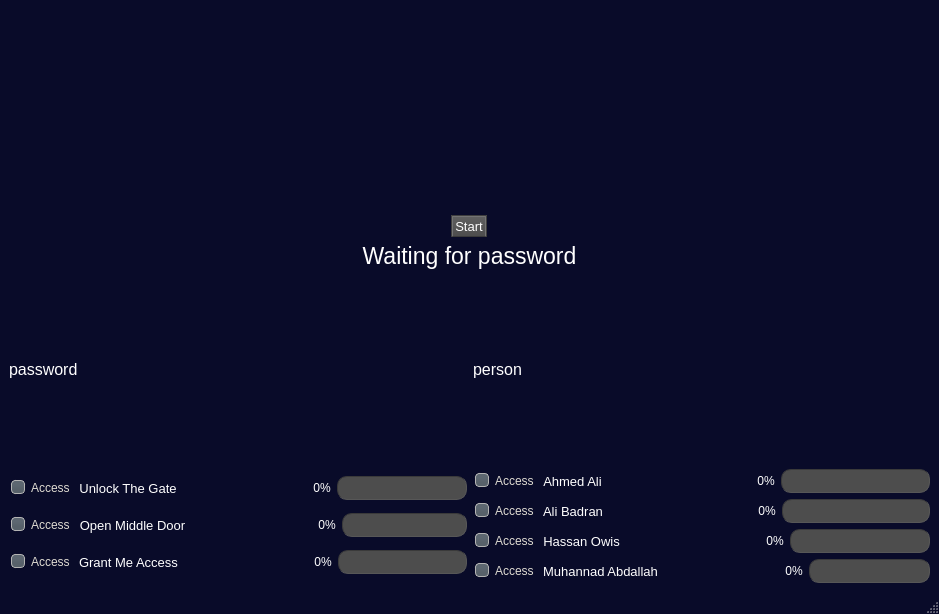
<?xml version="1.0" encoding="UTF-8"?>
<ui version="4.0">
 <class>MainWindow</class>
 <widget class="QMainWindow" name="MainWindow">
  <property name="geometry">
   <rect>
    <x>0</x>
    <y>0</y>
    <width>939</width>
    <height>614</height>
   </rect>
  </property>
  <property name="windowTitle">
   <string>MainWindow</string>
  </property>
  <property name="styleSheet">
   <string notr="true">QMainWindow {
	background-color:rgb(9, 11, 41);
}
QTextEdit {
	background-color:rgb(42, 42, 42);
	color: rgb(0, 255, 0);
}
QPushButton{
	border-style: outset;
	border-width: 2px;
	border-top-color: qlineargradient(spread:pad, x1:0.5, y1:0.6, x2:0.5, y2:0.4, stop:0 rgba(115, 115, 115, 255), stop:1 rgba(62, 62, 62, 255));
	border-right-color: qlineargradient(spread:pad, x1:0.4, y1:0.5, x2:0.6, y2:0.5, stop:0 rgba(115, 115, 115, 255), stop:1 rgba(62, 62, 62, 255));
	border-left-color: qlineargradient(spread:pad, x1:0.6, y1:0.5, x2:0.4, y2:0.5, stop:0 rgba(115, 115, 115, 255), stop:1 rgba(62, 62, 62, 255));
	border-bottom-color: rgb(58, 58, 58);
	border-bottom-width: 1px;
	border-style: solid;
	color: rgb(255, 255, 255);
	padding: 2px;
	background-color: qlineargradient(spread:pad, x1:0.5, y1:1, x2:0.5, y2:0, stop:0 rgba(77, 77, 77, 255), stop:1 rgba(97, 97, 97, 255));
}
QPushButton:hover{
	border-style: outset;
	border-width: 2px;
	border-top-color: qlineargradient(spread:pad, x1:0.5, y1:0.6, x2:0.5, y2:0.4, stop:0 rgba(180, 180, 180, 255), stop:1 rgba(110, 110, 110, 255));
	border-right-color: qlineargradient(spread:pad, x1:0.4, y1:0.5, x2:0.6, y2:0.5, stop:0 rgba(180, 180, 180, 255), stop:1 rgba(110, 110, 110, 255));
	border-left-color: qlineargradient(spread:pad, x1:0.6, y1:0.5, x2:0.4, y2:0.5, stop:0 rgba(180, 180, 180, 255), stop:1 rgba(110, 110, 110, 255));
	border-bottom-color: rgb(115, 115, 115);
	border-bottom-width: 1px;
	border-style: solid;
	color: rgb(255, 255, 255);
	padding: 2px;
	background-color: qlineargradient(spread:pad, x1:0.5, y1:1, x2:0.5, y2:0, stop:0 rgba(107, 107, 107, 255), stop:1 rgba(157, 157, 157, 255));
}
QPushButton:pressed{
	border-style: outset;
	border-width: 2px;
	border-top-color: qlineargradient(spread:pad, x1:0.5, y1:0.6, x2:0.5, y2:0.4, stop:0 rgba(62, 62, 62, 255), stop:1 rgba(22, 22, 22, 255));
	border-right-color: qlineargradient(spread:pad, x1:0.4, y1:0.5, x2:0.6, y2:0.5, stop:0 rgba(115, 115, 115, 255), stop:1 rgba(62, 62, 62, 255));
	border-left-color: qlineargradient(spread:pad, x1:0.6, y1:0.5, x2:0.4, y2:0.5, stop:0 rgba(115, 115, 115, 255), stop:1 rgba(62, 62, 62, 255));
	border-bottom-color: rgb(58, 58, 58);
	border-bottom-width: 1px;
	border-style: solid;
	color: rgb(255, 255, 255);
	padding: 2px;
	background-color: qlineargradient(spread:pad, x1:0.5, y1:1, x2:0.5, y2:0, stop:0 rgba(77, 77, 77, 255), stop:1 rgba(97, 97, 97, 255));
}
QPushButton:disabled{
	border-style: outset;
	border-width: 2px;
	border-top-color: qlineargradient(spread:pad, x1:0.5, y1:0.6, x2:0.5, y2:0.4, stop:0 rgba(115, 115, 115, 255), stop:1 rgba(62, 62, 62, 255));
	border-right-color: qlineargradient(spread:pad, x1:0.4, y1:0.5, x2:0.6, y2:0.5, stop:0 rgba(115, 115, 115, 255), stop:1 rgba(62, 62, 62, 255));
	border-left-color: qlineargradient(spread:pad, x1:0.6, y1:0.5, x2:0.4, y2:0.5, stop:0 rgba(115, 115, 115, 255), stop:1 rgba(62, 62, 62, 255));
	border-bottom-color: rgb(58, 58, 58);
	border-bottom-width: 1px;
	border-style: solid;
	color: rgb(0, 0, 0);
	padding: 2px;
	background-color: qlineargradient(spread:pad, x1:0.5, y1:1, x2:0.5, y2:0, stop:0 rgba(57, 57, 57, 255), stop:1 rgba(77, 77, 77, 255));
}
QLineEdit {
	border-width: 1px; border-radius: 4px;
	border-color: rgb(58, 58, 58);
	border-style: inset;
	padding: 0 8px;
	color: rgb(255, 255, 255);
	background:rgb(100, 100, 100);
	selection-background-color: rgb(187, 187, 187);
	selection-color: rgb(60, 63, 65);
}
QLabel {
	color:rgb(255,255,255);	
}
QProgressBar {
	text-align: center;
	color: rgb(240, 240, 240);
	border-width: 1px; 
	border-radius: 10px;
	border-color: rgb(58, 58, 58);
	border-style: inset;
	background-color:rgb(77,77,77);
}
QProgressBar::chunk {
	background-color: qlineargradient(spread:pad, x1:0.5, y1:0.7, x2:0.5, y2:0.3, stop:0 rgba(87, 97, 106, 255), stop:1 rgba(93, 103, 113, 255));
	border-radius: 5px;
}
QMenuBar {
	background:rgb(82, 82, 82);
}
QMenuBar::item {
	color:rgb(223,219,210);
	spacing: 3px;
	padding: 1px 4px;
	background: transparent;
}

QMenuBar::item:selected {
	background:rgb(115, 115, 115);
}
QMenu::item:selected {
	color:rgb(255,255,255);
	border-width:2px;
	border-style:solid;
	padding-left:18px;
	padding-right:8px;
	padding-top:2px;
	padding-bottom:3px;
	background:qlineargradient(spread:pad, x1:0.5, y1:0.7, x2:0.5, y2:0.3, stop:0 rgba(87, 97, 106, 255), stop:1 rgba(93, 103, 113, 255));
	border-top-color: qlineargradient(spread:pad, x1:0.5, y1:0.6, x2:0.5, y2:0.4, stop:0 rgba(115, 115, 115, 255), stop:1 rgba(62, 62, 62, 255));
	border-right-color: qlineargradient(spread:pad, x1:0.4, y1:0.5, x2:0.6, y2:0.5, stop:0 rgba(115, 115, 115, 255), stop:1 rgba(62, 62, 62, 255));
	border-left-color: qlineargradient(spread:pad, x1:0.6, y1:0.5, x2:0.4, y2:0.5, stop:0 rgba(115, 115, 115, 255), stop:1 rgba(62, 62, 62, 255));
	border-bottom-color: rgb(58, 58, 58);
	border-bottom-width: 1px;
}
QMenu::item {
	color:rgb(223,219,210);
	background-color:rgb(78,78,78);
	padding-left:20px;
	padding-top:4px;
	padding-bottom:4px;
	padding-right:10px;
}
QMenu{
	background-color:rgb(78,78,78);
}
QTabWidget {
	color:rgb(0,0,0);
	background-color:rgb(247,246,246);
}
QTabWidget::pane {
		border-color: rgb(77,77,77);
		background-color:rgb(101,101,101);
		border-style: solid;
		border-width: 1px;
    	border-radius: 6px;
}
QTabBar::tab {
	padding:2px;
	color:rgb(250,250,250);
  	background-color: qlineargradient(spread:pad, x1:0.5, y1:1, x2:0.5, y2:0, stop:0 rgba(77, 77, 77, 255), stop:1 rgba(97, 97, 97, 255));
	border-style: solid;
	border-width: 2px;
  	border-top-right-radius:4px;
   border-top-left-radius:4px;
	border-top-color: qlineargradient(spread:pad, x1:0.5, y1:0.6, x2:0.5, y2:0.4, stop:0 rgba(115, 115, 115, 255), stop:1 rgba(95, 92, 93, 255));
	border-right-color: qlineargradient(spread:pad, x1:0.4, y1:0.5, x2:0.6, y2:0.5, stop:0 rgba(115, 115, 115, 255), stop:1 rgba(95, 92, 93, 255));
	border-left-color: qlineargradient(spread:pad, x1:0.6, y1:0.5, x2:0.4, y2:0.5, stop:0 rgba(115, 115, 115, 255), stop:1 rgba(95, 92, 93, 255));
	border-bottom-color: rgb(101,101,101);
}
QTabBar::tab:selected, QTabBar::tab:last:selected, QTabBar::tab:hover {
  	background-color:rgb(101,101,101);
  	margin-left: 0px;
  	margin-right: 1px;
}
QTabBar::tab:!selected {
    	margin-top: 1px;
		margin-right: 1px;
}
QCheckBox {
	color:rgb(223,219,210);
	padding: 2px;
}
QCheckBox:hover {
	border-radius:4px;
	border-style:solid;
	padding-left: 1px;
	padding-right: 1px;
	padding-bottom: 1px;
	padding-top: 1px;
	border-width:1px;
	border-color: rgb(87, 97, 106);
	background-color:qlineargradient(spread:pad, x1:0.5, y1:0.7, x2:0.5, y2:0.3, stop:0 rgba(87, 97, 106, 150), stop:1 rgba(93, 103, 113, 150));
}
QCheckBox::indicator:checked {
	border-radius:4px;
	border-style:solid;
	border-width:1px;
	border-color: rgb(180,180,180);
  	background-color:qlineargradient(spread:pad, x1:0.5, y1:0.7, x2:0.5, y2:0.3, stop:0 rgba(87, 97, 106, 255), stop:1 rgba(93, 103, 113, 255));
}
QCheckBox::indicator:unchecked {
	border-radius:4px;
	border-style:solid;
	border-width:1px;
	border-color: rgb(87, 97, 106);
  	background-color:rgb(255,255,255);
}
QStatusBar {
	color:rgb(240,240,240);
}
QSlider::groove:vertical {
    background: red;
    position: absolute; /* absolutely position 4px from the left and right of the widget. setting margins on the widget should work too... */
    left: 4px; right: 4px;
}

QSlider::handle:vertical {
    height: 10px;
    background:rgb(0, 114, 105) ;
    margin: 0 -4px; /* expand outside the groove */
}

QSlider::add-page:vertical {
    background:rgb(0, 114, 105) ;
}

QSlider::sub-page:vertical {
    background: rgb(194, 194, 194);
}

QComboBox {
    border: 1px solid gray;
    border-radius: 3px;
    padding: 1px 18px 1px 3px;
    min-width: 6em;
color:white;
}

QComboBox:editable {
    background: white;
}
QComboBox:!editable, QComboBox::drop-down:editable {
     background: qlineargradient(x1: 0, y1: 0, x2: 0, y2: 1,
                                 stop: 0 rgb(138, 138, 138), stop: 0.4 rgb(138, 138, 138),
                                 stop: 0.5 rgb(138, 138, 138), stop: 1.0 rgb(138, 138, 138));
}


QComboBox:on { /* shift the text when the popup opens */
    padding-top: 3px;
    padding-left: 4px;
}








</string>
  </property>
  <widget class="QWidget" name="centralwidget">
   <layout class="QGridLayout" name="gridLayout">
    <item row="0" column="0">
     <layout class="QVBoxLayout" name="verticalLayout_5">
      <item>
       <layout class="QVBoxLayout" name="verticalLayout_2">
        <item>
         <widget class="QWidget" name="widget" native="true">
          <property name="minimumSize">
           <size>
            <width>200</width>
            <height>200</height>
           </size>
          </property>
         </widget>
        </item>
        <item>
         <layout class="QVBoxLayout" name="verticalLayout">
          <item alignment="Qt::AlignHCenter">
           <widget class="QPushButton" name="record_btn">
            <property name="sizePolicy">
             <sizepolicy hsizetype="Fixed" vsizetype="Fixed">
              <horstretch>0</horstretch>
              <verstretch>0</verstretch>
             </sizepolicy>
            </property>
            <property name="font">
             <font>
              <pointsize>10</pointsize>
             </font>
            </property>
            <property name="text">
             <string>Start</string>
            </property>
           </widget>
          </item>
          <item>
           <widget class="QLabel" name="access_label">
            <property name="font">
             <font>
              <pointsize>17</pointsize>
             </font>
            </property>
            <property name="text">
             <string>Waiting for password</string>
            </property>
            <property name="alignment">
             <set>Qt::AlignCenter</set>
            </property>
           </widget>
          </item>
         </layout>
        </item>
       </layout>
      </item>
      <item>
       <layout class="QHBoxLayout" name="horizontalLayout_10">
        <item>
         <widget class="QLabel" name="label">
          <property name="styleSheet">
           <string notr="true">QLabel {
    color: white;
    font-size: 16px;
}
</string>
          </property>
          <property name="text">
           <string>password</string>
          </property>
         </widget>
        </item>
        <item>
         <widget class="QLabel" name="label_2">
          <property name="styleSheet">
           <string notr="true">QLabel {
    color: white;
    font-size: 16px;
}
</string>
          </property>
          <property name="text">
           <string>person</string>
          </property>
         </widget>
        </item>
       </layout>
      </item>
      <item>
       <layout class="QHBoxLayout" name="horizontalLayout_9">
        <item>
         <layout class="QVBoxLayout" name="verticalLayout_3">
          <item>
           <layout class="QHBoxLayout" name="horizontalLayout">
            <item>
             <widget class="QCheckBox" name="word_access_1">
              <property name="text">
               <string>Access</string>
              </property>
              <property name="checked">
               <bool>true</bool>
              </property>
             </widget>
            </item>
            <item>
             <widget class="QLabel" name="word_1">
              <property name="font">
               <font>
                <pointsize>10</pointsize>
               </font>
              </property>
              <property name="text">
               <string>Unlock The Gate</string>
              </property>
              <property name="alignment">
               <set>Qt::AlignCenter</set>
              </property>
             </widget>
            </item>
            <item>
             <spacer name="horizontalSpacer">
              <property name="orientation">
               <enum>Qt::Horizontal</enum>
              </property>
              <property name="sizeHint" stdset="0">
               <size>
                <width>40</width>
                <height>20</height>
               </size>
              </property>
             </spacer>
            </item>
            <item>
             <widget class="QLabel" name="word_perc_1">
              <property name="font">
               <font>
                <pointsize>9</pointsize>
               </font>
              </property>
              <property name="text">
               <string>0%</string>
              </property>
              <property name="alignment">
               <set>Qt::AlignCenter</set>
              </property>
             </widget>
            </item>
            <item>
             <widget class="QProgressBar" name="word_bar_1">
              <property name="value">
               <number>0</number>
              </property>
              <property name="textVisible">
               <bool>false</bool>
              </property>
             </widget>
            </item>
           </layout>
          </item>
          <item>
           <layout class="QHBoxLayout" name="horizontalLayout_2">
            <item>
             <widget class="QCheckBox" name="word_access_2">
              <property name="text">
               <string>Access</string>
              </property>
              <property name="checked">
               <bool>true</bool>
              </property>
             </widget>
            </item>
            <item>
             <widget class="QLabel" name="word_2">
              <property name="font">
               <font>
                <pointsize>10</pointsize>
               </font>
              </property>
              <property name="text">
               <string>Open Middle Door</string>
              </property>
              <property name="alignment">
               <set>Qt::AlignCenter</set>
              </property>
             </widget>
            </item>
            <item>
             <spacer name="horizontalSpacer_2">
              <property name="orientation">
               <enum>Qt::Horizontal</enum>
              </property>
              <property name="sizeHint" stdset="0">
               <size>
                <width>40</width>
                <height>20</height>
               </size>
              </property>
             </spacer>
            </item>
            <item>
             <widget class="QLabel" name="word_perc_2">
              <property name="font">
               <font>
                <pointsize>9</pointsize>
               </font>
              </property>
              <property name="text">
               <string>0%</string>
              </property>
              <property name="alignment">
               <set>Qt::AlignCenter</set>
              </property>
             </widget>
            </item>
            <item>
             <widget class="QProgressBar" name="word_bar_2">
              <property name="value">
               <number>0</number>
              </property>
              <property name="textVisible">
               <bool>false</bool>
              </property>
             </widget>
            </item>
           </layout>
          </item>
          <item>
           <layout class="QHBoxLayout" name="horizontalLayout_3">
            <item>
             <widget class="QCheckBox" name="word_access_3">
              <property name="text">
               <string>Access</string>
              </property>
              <property name="checked">
               <bool>true</bool>
              </property>
             </widget>
            </item>
            <item>
             <widget class="QLabel" name="word_3">
              <property name="font">
               <font>
                <pointsize>10</pointsize>
               </font>
              </property>
              <property name="text">
               <string>Grant Me Access</string>
              </property>
              <property name="alignment">
               <set>Qt::AlignCenter</set>
              </property>
             </widget>
            </item>
            <item>
             <spacer name="horizontalSpacer_3">
              <property name="orientation">
               <enum>Qt::Horizontal</enum>
              </property>
              <property name="sizeHint" stdset="0">
               <size>
                <width>40</width>
                <height>20</height>
               </size>
              </property>
             </spacer>
            </item>
            <item>
             <widget class="QLabel" name="word_perc_3">
              <property name="font">
               <font>
                <pointsize>9</pointsize>
               </font>
              </property>
              <property name="text">
               <string>0%</string>
              </property>
              <property name="alignment">
               <set>Qt::AlignCenter</set>
              </property>
             </widget>
            </item>
            <item>
             <widget class="QProgressBar" name="word_bar_3">
              <property name="value">
               <number>0</number>
              </property>
              <property name="textVisible">
               <bool>false</bool>
              </property>
             </widget>
            </item>
           </layout>
          </item>
         </layout>
        </item>
        <item>
         <layout class="QVBoxLayout" name="verticalLayout_4">
          <item>
           <layout class="QHBoxLayout" name="horizontalLayout_4">
            <item>
             <widget class="QCheckBox" name="person_access_1">
              <property name="text">
               <string>Access</string>
              </property>
              <property name="checked">
               <bool>true</bool>
              </property>
             </widget>
            </item>
            <item>
             <widget class="QLabel" name="person_1">
              <property name="font">
               <font>
                <pointsize>10</pointsize>
               </font>
              </property>
              <property name="text">
               <string>Ahmed Ali</string>
              </property>
              <property name="alignment">
               <set>Qt::AlignCenter</set>
              </property>
             </widget>
            </item>
            <item>
             <spacer name="horizontalSpacer_4">
              <property name="orientation">
               <enum>Qt::Horizontal</enum>
              </property>
              <property name="sizeHint" stdset="0">
               <size>
                <width>40</width>
                <height>20</height>
               </size>
              </property>
             </spacer>
            </item>
            <item>
             <widget class="QLabel" name="person_perc_1">
              <property name="font">
               <font>
                <pointsize>9</pointsize>
               </font>
              </property>
              <property name="text">
               <string>0%</string>
              </property>
              <property name="alignment">
               <set>Qt::AlignCenter</set>
              </property>
             </widget>
            </item>
            <item>
             <widget class="QProgressBar" name="person_bar_1">
              <property name="value">
               <number>0</number>
              </property>
              <property name="textVisible">
               <bool>false</bool>
              </property>
             </widget>
            </item>
           </layout>
          </item>
          <item>
           <layout class="QHBoxLayout" name="horizontalLayout_6">
            <item>
             <widget class="QCheckBox" name="person_access_2">
              <property name="text">
               <string>Access</string>
              </property>
              <property name="checked">
               <bool>true</bool>
              </property>
             </widget>
            </item>
            <item>
             <widget class="QLabel" name="person_2">
              <property name="font">
               <font>
                <pointsize>10</pointsize>
               </font>
              </property>
              <property name="text">
               <string>Ali Badran</string>
              </property>
              <property name="alignment">
               <set>Qt::AlignCenter</set>
              </property>
             </widget>
            </item>
            <item>
             <spacer name="horizontalSpacer_6">
              <property name="orientation">
               <enum>Qt::Horizontal</enum>
              </property>
              <property name="sizeHint" stdset="0">
               <size>
                <width>40</width>
                <height>20</height>
               </size>
              </property>
             </spacer>
            </item>
            <item>
             <widget class="QLabel" name="person_perc_2">
              <property name="font">
               <font>
                <pointsize>9</pointsize>
               </font>
              </property>
              <property name="text">
               <string>0%</string>
              </property>
              <property name="alignment">
               <set>Qt::AlignCenter</set>
              </property>
             </widget>
            </item>
            <item>
             <widget class="QProgressBar" name="person_bar_2">
              <property name="value">
               <number>0</number>
              </property>
              <property name="textVisible">
               <bool>false</bool>
              </property>
             </widget>
            </item>
           </layout>
          </item>
          <item>
           <layout class="QHBoxLayout" name="horizontalLayout_7">
            <item>
             <widget class="QCheckBox" name="person_access_3">
              <property name="text">
               <string>Access</string>
              </property>
              <property name="checked">
               <bool>true</bool>
              </property>
             </widget>
            </item>
            <item>
             <widget class="QLabel" name="person_3">
              <property name="font">
               <font>
                <pointsize>10</pointsize>
               </font>
              </property>
              <property name="text">
               <string>Hassan Owis</string>
              </property>
              <property name="alignment">
               <set>Qt::AlignCenter</set>
              </property>
             </widget>
            </item>
            <item>
             <spacer name="horizontalSpacer_7">
              <property name="orientation">
               <enum>Qt::Horizontal</enum>
              </property>
              <property name="sizeHint" stdset="0">
               <size>
                <width>40</width>
                <height>20</height>
               </size>
              </property>
             </spacer>
            </item>
            <item>
             <widget class="QLabel" name="person_perc_3">
              <property name="font">
               <font>
                <pointsize>9</pointsize>
               </font>
              </property>
              <property name="text">
               <string>0%</string>
              </property>
              <property name="alignment">
               <set>Qt::AlignCenter</set>
              </property>
             </widget>
            </item>
            <item>
             <widget class="QProgressBar" name="person_bar_3">
              <property name="value">
               <number>0</number>
              </property>
              <property name="textVisible">
               <bool>false</bool>
              </property>
             </widget>
            </item>
           </layout>
          </item>
          <item>
           <layout class="QHBoxLayout" name="horizontalLayout_8">
            <item>
             <widget class="QCheckBox" name="person_access_4">
              <property name="text">
               <string>Access</string>
              </property>
              <property name="checked">
               <bool>true</bool>
              </property>
             </widget>
            </item>
            <item>
             <widget class="QLabel" name="person_4">
              <property name="font">
               <font>
                <pointsize>10</pointsize>
               </font>
              </property>
              <property name="text">
               <string>Muhannad Abdallah</string>
              </property>
              <property name="alignment">
               <set>Qt::AlignCenter</set>
              </property>
             </widget>
            </item>
            <item>
             <spacer name="horizontalSpacer_8">
              <property name="orientation">
               <enum>Qt::Horizontal</enum>
              </property>
              <property name="sizeHint" stdset="0">
               <size>
                <width>40</width>
                <height>20</height>
               </size>
              </property>
             </spacer>
            </item>
            <item>
             <widget class="QLabel" name="person_perc_4">
              <property name="font">
               <font>
                <pointsize>9</pointsize>
               </font>
              </property>
              <property name="text">
               <string>0%</string>
              </property>
              <property name="alignment">
               <set>Qt::AlignCenter</set>
              </property>
             </widget>
            </item>
            <item>
             <widget class="QProgressBar" name="person_bar_4">
              <property name="value">
               <number>0</number>
              </property>
              <property name="textVisible">
               <bool>false</bool>
              </property>
             </widget>
            </item>
           </layout>
          </item>
         </layout>
        </item>
       </layout>
      </item>
     </layout>
    </item>
   </layout>
  </widget>
  <widget class="QMenuBar" name="menubar">
   <property name="geometry">
    <rect>
     <x>0</x>
     <y>0</y>
     <width>939</width>
     <height>23</height>
    </rect>
   </property>
  </widget>
  <widget class="QStatusBar" name="statusbar"/>
 </widget>
 <resources/>
 <connections/>
</ui>
